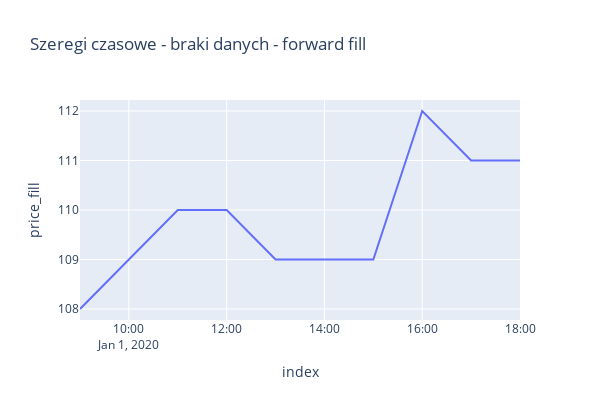

Source (notebook cell):
### Markdown cell above
Wypełnienie braków metodą forward fill

### Code cell
df_plotly = df.reset_index()
df_plotly['price_fill'] = df_plotly['price'].fillna(method='ffill')
px.line(df_plotly, 'index', 'price_fill', width=600, height=400, 
        title='Szeregi czasowe - braki danych - forward fill')

### Figure 1 — Plotly figure (JSON) as saved in the notebook; plotly's stock layout.template omitted (floating-point values rounded to 4 significant figures)
{"data": [{"hovertemplate": "index=%{x}<br>price_fill=%{y}<extra></extra>", "legendgroup": "", "line": {"color": "#636efa", "dash": "solid"}, "marker": {"symbol": "circle"}, "mode": "lines", "name": "", "orientation": "v", "showlegend": false, "type": "scatter", "x": ["2020-01-01T09:00:00.000000000", "2020-01-01T10:00:00.000000000", "2020-01-01T11:00:00.000000000", "2020-01-01T12:00:00.000000000", "2020-01-01T13:00:00.000000000", "2020-01-01T14:00:00.000000000", "2020-01-01T15:00:00.000000000", "2020-01-01T16:00:00.000000000", "2020-01-01T17:00:00.000000000", "2020-01-01T18:00:00.000000000"], "xaxis": "x", "y": [108.0, 109.0, 110.0, 110.0, 109.0, 109.0, 109.0, 112.0, 111.0, 111.0], "yaxis": "y"}], "layout": {"height": 400, "legend": {"tracegroupgap": 0}, "title": {"text": "Szeregi czasowe - braki danych - forward fill"}, "width": 600, "xaxis": {"anchor": "y", "domain": [0, 1], "title": {"text": "index"}}, "yaxis": {"anchor": "x", "domain": [0, 1], "title": {"text": "price_fill"}}}}
